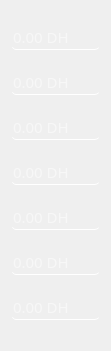
     <widget class="QWidget" name="layoutWidget">
      <property name="geometry">
       <rect>
        <x>190</x>
        <y>20</y>
        <width>111</width>
        <height>351</height>
       </rect>
      </property>
      <layout class="QVBoxLayout" name="verticalLayout_6">
       <item>
        <widget class="QLineEdit" name="o200">
         <property name="font">
          <font>
           <family>Mongolian Baiti</family>
           <pointsize>11</pointsize>
          </font>
         </property>
         <property name="styleSheet">
          <string notr="true">color: rgb(255, 255, 255);
border-radius:5px;
background-color:transparent;
border-bottom:1px solid rgb(255, 255, 255);</string>
         </property>
         <property name="text">
          <string/>
         </property>
         <property name="readOnly">
          <bool>true</bool>
         </property>
         <property name="placeholderText">
          <string>0.00 DH</string>
         </property>
        </widget>
       </item>
       <item>
        <widget class="QLineEdit" name="o100">
         <property name="font">
          <font>
           <family>Mongolian Baiti</family>
           <pointsize>11</pointsize>
          </font>
         </property>
         <property name="styleSheet">
          <string notr="true">color: rgb(255, 255, 255);
border-radius:5px;
background-color:transparent;
border-bottom:1px solid rgb(255, 255, 255);</string>
         </property>
         <property name="text">
          <string/>
         </property>
         <property name="readOnly">
          <bool>true</bool>
         </property>
         <property name="placeholderText">
          <string>0.00 DH</string>
         </property>
        </widget>
       </item>
       <item>
        <widget class="QLineEdit" name="o50">
         <property name="font">
          <font>
           <family>Mongolian Baiti</family>
           <pointsize>11</pointsize>
          </font>
         </property>
         <property name="styleSheet">
          <string notr="true">color: rgb(255, 255, 255);
border-radius:5px;
background-color:transparent;
border-bottom:1px solid rgb(255, 255, 255);</string>
         </property>
         <property name="text">
          <string/>
         </property>
         <property name="readOnly">
          <bool>true</bool>
         </property>
         <property name="placeholderText">
          <string>0.00 DH</string>
         </property>
        </widget>
       </item>
       <item>
        <widget class="QLineEdit" name="o20">
         <property name="font">
          <font>
           <family>Mongolian Baiti</family>
           <pointsize>11</pointsize>
          </font>
         </property>
         <property name="styleSheet">
          <string notr="true">color: rgb(255, 255, 255);
border-radius:5px;
background-color:transparent;
border-bottom:1px solid rgb(255, 255, 255);</string>
         </property>
         <property name="text">
          <string/>
         </property>
         <property name="readOnly">
          <bool>true</bool>
         </property>
         <property name="placeholderText">
          <string>0.00 DH</string>
         </property>
        </widget>
       </item>
       <item>
        <widget class="QLineEdit" name="o10">
         <property name="font">
          <font>
           <family>Mongolian Baiti</family>
           <pointsize>11</pointsize>
          </font>
         </property>
         <property name="styleSheet">
          <string notr="true">color: rgb(255, 255, 255);
border-radius:5px;
background-color:transparent;
border-bottom:1px solid rgb(255, 255, 255);</string>
         </property>
         <property name="text">
          <string/>
         </property>
         <property name="readOnly">
          <bool>true</bool>
         </property>
         <property name="placeholderText">
          <string>0.00 DH</string>
         </property>
        </widget>
       </item>
       <item>
        <widget class="QLineEdit" name="o5">
         <property name="font">
          <font>
           <family>Mongolian Baiti</family>
           <pointsize>11</pointsize>
          </font>
         </property>
         <property name="styleSheet">
          <string notr="true">color: rgb(255, 255, 255);
border-radius:5px;
background-color:transparent;
border-bottom:1px solid rgb(255, 255, 255);</string>
         </property>
         <property name="text">
          <string/>
         </property>
         <property name="readOnly">
          <bool>true</bool>
         </property>
         <property name="placeholderText">
          <string>0.00 DH</string>
         </property>
        </widget>
       </item>
       <item>
        <widget class="QLineEdit" name="o5_2">
         <property name="font">
          <font>
           <family>Mongolian Baiti</family>
           <pointsize>11</pointsize>
          </font>
         </property>
         <property name="styleSheet">
          <string notr="true">color: rgb(255, 255, 255);
border-radius:5px;
background-color:transparent;
border-bottom:1px solid rgb(255, 255, 255);</string>
         </property>
         <property name="text">
          <string/>
         </property>
         <property name="readOnly">
          <bool>true</bool>
         </property>
         <property name="placeholderText">
          <string>0.00 DH</string>
         </property>
        </widget>
       </item>
      </layout>
     </widget>
